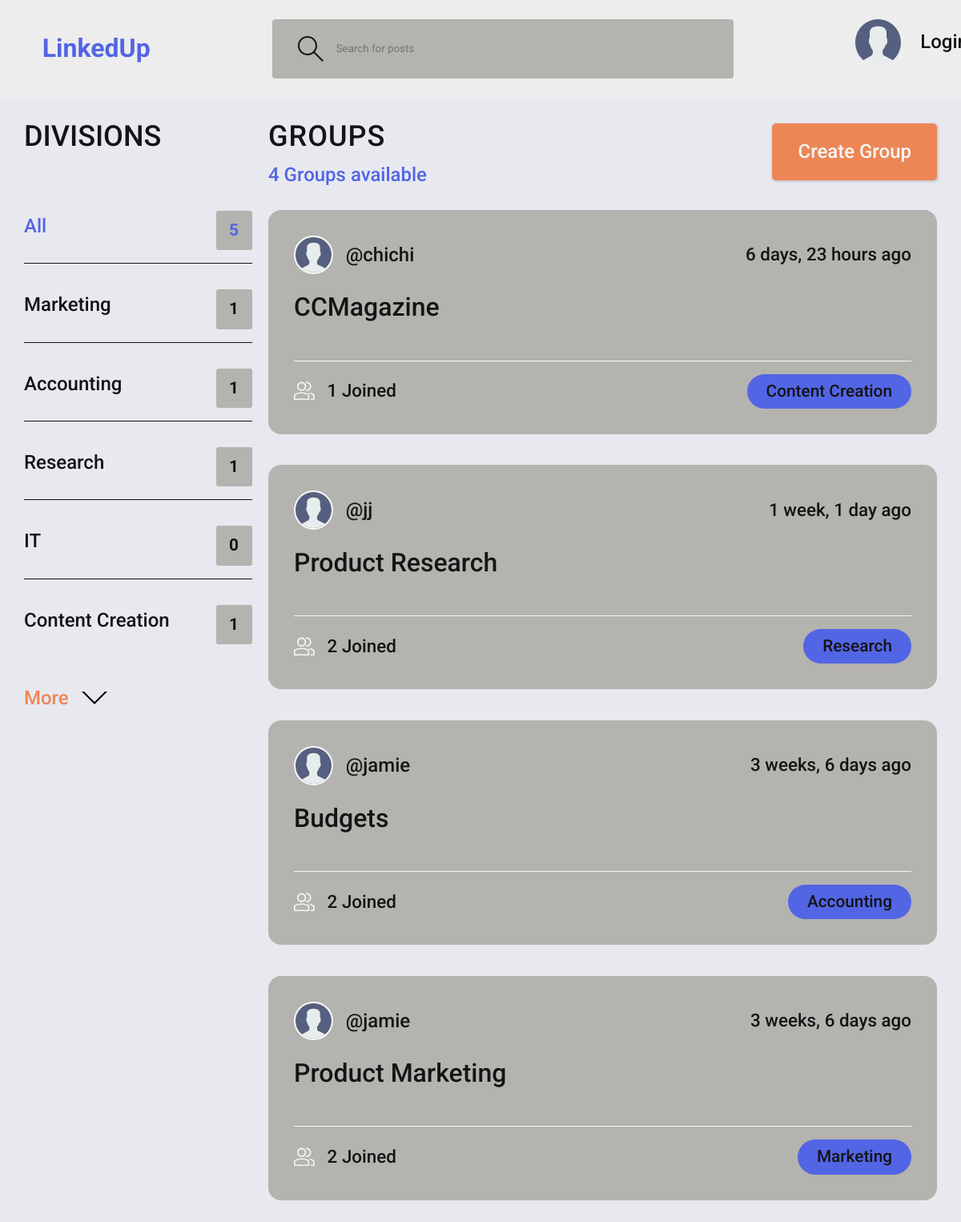
The page / on the database its author committed.
### office_app/models.py (models this page shows, shortened)
class Topic(models.Model):
    name = models.CharField(max_length=200)

class Room(models.Model):
    host = models.ForeignKey(User, on_delete=models.SET_NULL, null=True)
    topic = models.ForeignKey(Topic, on_delete=models.SET_NULL, null=True)
    name = models.CharField(max_length=200)
    description = models.TextField(null=True, blank=True)
    participants = models.ManyToManyField(User, related_name="participants", blank=True)
    updated = models.DateTimeField(auto_now=True)
    created = models.DateTimeField(auto_now_add=True)
    class Meta:
        ordering = ["-updated", "-created"]

### office_app/views.py (the view)
# urls.py: path("", views.home, name="home"),
def home(request):
    q = request.GET.get("q") if request.GET.get("q") != None else ""
    rooms = Room.objects.filter(
        Q(topic__name__icontains=q) | Q(name__icontains=q) | Q(description__icontains=q)
    )
    topics = Topic.objects.all()[0:5]
    room_count = rooms.count()
    room_messages = Message.objects.filter(Q(room__topic__name__icontains=q))[0:3]
    context = {
        "rooms": rooms,
        "topics": topics,
        "room_count": room_count,
        "room_messages": room_messages,
    }
    return render(request, "base/home.html", context)

### templates/base/home.html (shortened to what this page needs)
{% extends 'main.html' %} {% block content %}
<div class="container">
    <div class="cssportal-grid">
        <div class="div1">{% include 'base/divisions-component.html' %}</div>
        <div class="div2">
            <div class="groups">
                <div class="groups__header">
                    <div>
                        <h2>Groups</h2>
                        <p>{{room_count}} Groups available</p>
                    </div>
                    <a class="btn btn--main" href="{% url 'create-group' %}">
                        Create Group
                    </a>
                </div>
            </div>
            {% include 'base/activity-feed-component.html' %}
        </div>
    </div>
</div>
{% endblock %}

### templates/base/divisions-component.html
<div class="division">
  <div class="division__header">
    <h2>Divisions</h2>
  </div>
  <ul class="division__list">
    <li>
      <a href="{% url 'home' %}" class="active">All <span>{{topics.count}}</span></a>
    </li>
    {% for topic in topics %}
    <li>
      <a href="{% url 'home' %}?q={{topic.name}}">{{topic.name}}<span>{{topic.room_set.all.count}}</span></a>
    </li>
    {% endfor %}
  </ul>
  <a class="btn btn--division" href="{% url 'divisions' %}">
    More
    <svg version="1.1" xmlns="http://www.w3.org/2000/svg" width="32" height="32" viewBox="0 0 32 32">
      <title>chevron-down</title>
      <path d="M16 21l-13-13h-3l16 16 16-16h-3l-13 13z"></path>
    </svg>
  </a>
</div>

### templates/base/activity-feed-component.html (shortened to what this page needs)
{% for room in rooms %}
{% load static %}
<div class="groupComponent">
  <div class="groupComponent__header">
    <a href="{% url 'user-profile' room.host.id %}" class="groupComponent__author">
      <div class="avatar avatar--small ">
        <img src="{% static 'images/avatar.svg' %}" />
      </div>
      <span>@{{room.host.username}}</span>
    </a>
    <div class="groupComponent__actions">
      <span>{{room.created|timesince}} ago</span>
    </div>
  </div>
  <div class="groupComponent__content">
    <a href="{% url 'room' room.id %}">{{room.name}}</a>
  </div>
  <div class="groupComponent__meta">
    <a href="{% url 'room' room.id %}" class="groupComponent__joined">
      {{room.participants.all.count}} Joined
    </a>
    <p class="groupComponent__topic">{{room.topic.name}}</p>
  </div>
</div>
{% endfor %}

### static/styles/style.css (style rules this page uses)
:root { --color-main: #f6f6f6; --color-main2: #ededed; --color-prime: #5265E4; --color-second: #ED8655; --color-yellow: #FFD748; --color-black: #141414; --color-grey: #b4b3af; }
.cssportal-grid { display: grid; grid-template-rows: 1fr 80px; grid-template-columns: 25% 1fr 20%; gap: 20px; width: 100%; height: 100%; }
.div1 { grid-area: 2 / 1 / 4 / 2; }
.div2 { grid-area: 2 / 2 / 4 / 4; }
* { margin: 0; padding: 0; box-sizing: border-box; font-family: "Roboto", sans-serif; text-decoration: none; }
body { line-height: 1.6; font-weight: 400; font-size: 1.5rem; color: var(--color-black); background-color: var(--color-main); min-height: 100vh; }
a { display: inline-block; color: var(--color-black); text-decoration: none; }
.btn { background-color: transparent; border: none; display: inline-flex; align-items: center; gap: 1rem; cursor: pointer; transition: all ease-in-out 0.3s; padding: 1rem 2rem; border-radius: 5px; box-shadow: 1px 1px 3px 1px rgba(0, 0, 0, 0.15); font-weight: 500; }
.container { max-width: 120rem; width: 95%; margin: auto; }
img { width: 100%; }
.division__header { margin-bottom: 4rem; }
.division__header h2 { text-transform: uppercase; font-weight: 500; color: var(--color-black); }
.division__list { list-style: none; }
.division__list li a { display: flex; justify-content: space-between; margin-bottom: 3rem; font-weight: 500; color: var(--color-black); transition: all 0.3s ease-in-out; }
.division__list li a.active, .division__list li a:hover { color: var(--color-prime); }
.division__list li a span { padding: 0.5rem 1rem; background-color: var(--color-grey); border-radius: 3px; font-size: 1.3rem; font-weight: 700; letter-spacing: 1px; }
.division__list li:not(:last-child) a { margin: 2rem 0; padding-bottom: 1rem; text-decoration: none; border-bottom: 1px solid var(--color-black); }
.btn--division { border-radius: 0; padding: 0; color: var(--color-second); box-shadow: none; }
.groupComponent { margin-bottom: 2.4rem; background-color: var(--color-grey); border-radius: 1rem; padding: 2rem; }
.groupComponent__header { display: flex; justify-content: space-between; align-items: center; }
.groupComponent__author { font-weight: 500; display: flex; align-items: center; gap: 1rem; }
.groupComponent__actions { display: flex; align-items: flex-start; gap: 1rem; position: relative; }
.groupComponent__actions span { font-size: 1.4rem; font-weight: 500; }
.groupComponent__content { margin: 1rem 0; }
.groupComponent__content a { font-size: 2rem; font-weight: 500; margin-bottom: 1.5rem; color: var(--color-black); transition: all 0.3s ease-in-out; }
.groupComponent__meta { border-top: 1px solid var(--color-main); padding-top: 1rem; display: flex; align-items: center; justify-content: space-between; }
.groupComponent__joined { color: var(--color-black); display: flex; align-items: center; gap: 1rem; font-size: 1.4rem; font-weight: 500; }
.groupComponent__joined svg { fill: var(--color-main); width: 1.6rem; height: 1.6rem; }
.groupComponent__topic { padding: 5px 1.5rem; background-color: var(--color-prime); border-radius: 5rem; font-weight: 500; font-size: 1.3rem; }
.avatar { position: relative; display: inline-block; border-radius: 50%; border: 2px solid var(--color-main); }
.avatar img { display: block; border-radius: 50%; object-fit: cover; object-position: center; }
.avatar::after { content: ""; display: block; position: absolute; background-color: var(--color-gray); z-index: 111; border-radius: 50%; border: 0.3rem solid var(--color-dark); }
.avatar.avatar--small img { width: 2.8rem; height: 2.8rem; }
.avatar.avatar--small:after { width: 0.7rem; height: 0.7rem; bottom: 0px; right: -6px; }
.groups__header { display: flex; justify-content: space-between; align-items: center; margin-bottom: 2.4rem; }
.groups__header h2 { text-transform: uppercase; font-weight: 500; color: var(--color-light); letter-spacing: 1px; }
.groups__header p { font-weight: 500; color: var(--color-prime); }
.groups__header { margin-bottom: 1.5rem; }
.groups__header h2 { color: var(--color-black); }
.btn--main { background-color: var(--color-second); color: var(--color-main); }
body { font-family: "Roboto", sans-serif; background-color: rgb(232, 233, 239, 1); }

### rows shown on the page
Topic: name "Marketing", room_set.all.count "1"
Topic: name "Accounting", room_set.all.count "1"
Topic: name "Research", room_set.all.count "1"
Topic: name "IT", room_set.all.count "0"
Topic: name "Content Creation", room_set.all.count "1"
Room: host.username "chichi", created "6 days, 23 hours", name "CCMagazine", participants.all.count "1", topic.name "Content Creation"
Room: host.username "jj", created "1 week, 1 day", name "Product Research", participants.all.count "2", topic.name "Research"
Room: host.username "jamie", created "3 weeks, 6 days", name "Budgets", participants.all.count "2", topic.name "Accounting"
Room: host.username "jamie", created "3 weeks, 6 days", name "Product Marketing", participants.all.count "2", topic.name "Marketing"

### other values the page prints
{{ topics.count }} "5"
{{ room_count }} "4"
